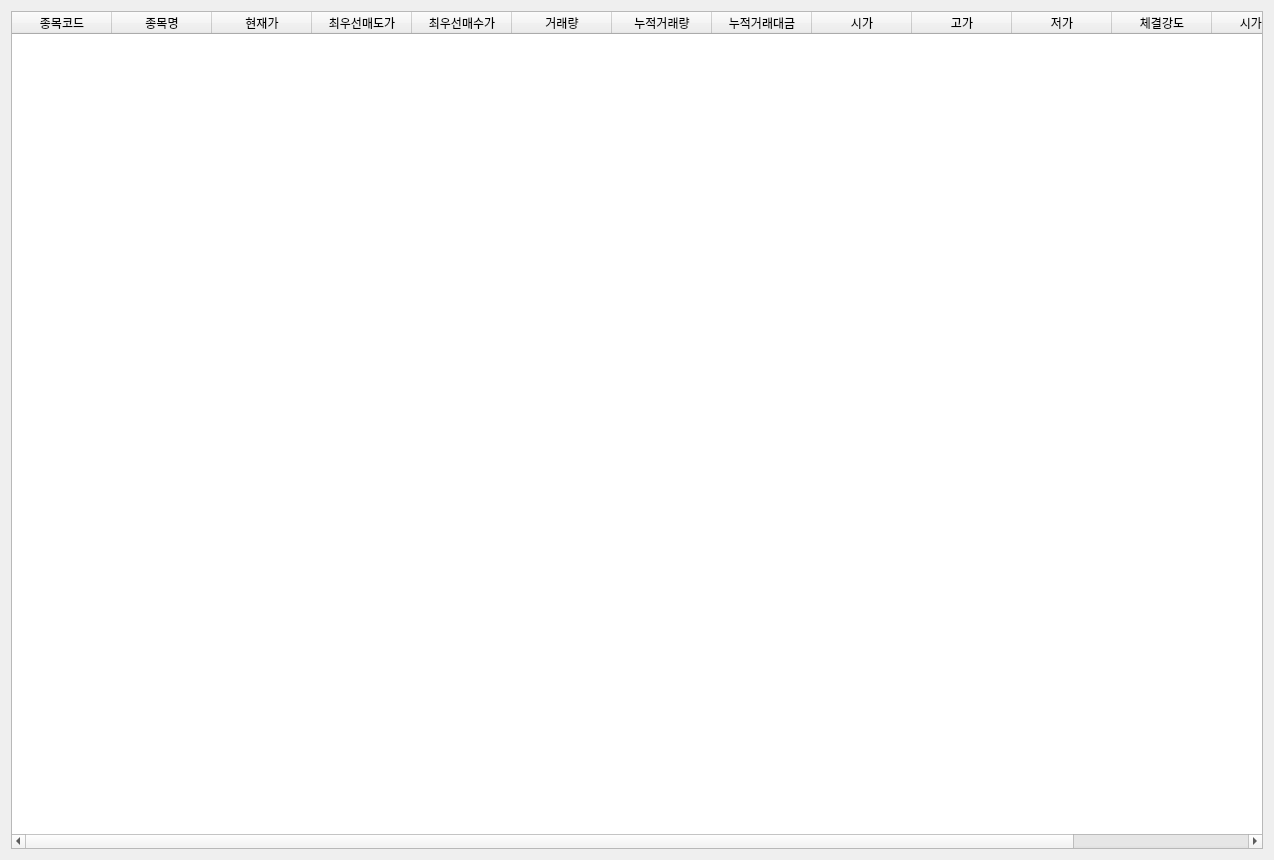
<?xml version="1.0" encoding="UTF-8"?>
<ui version="4.0">
 <class>Form</class>
 <widget class="QWidget" name="Form">
  <property name="geometry">
   <rect>
    <x>0</x>
    <y>0</y>
    <width>1274</width>
    <height>860</height>
   </rect>
  </property>
  <property name="windowTitle">
   <string>Form</string>
  </property>
  <layout class="QVBoxLayout" name="verticalLayout">
   <item>
    <widget class="QTableWidget" name="ovntable">
     <property name="alternatingRowColors">
      <bool>true</bool>
     </property>
     <property name="columnCount">
      <number>14</number>
     </property>
     <column>
      <property name="text">
       <string>종목코드</string>
      </property>
     </column>
     <column>
      <property name="text">
       <string>종목명</string>
      </property>
     </column>
     <column>
      <property name="text">
       <string>현재가</string>
      </property>
     </column>
     <column>
      <property name="text">
       <string>최우선매도가</string>
      </property>
     </column>
     <column>
      <property name="text">
       <string>최우선매수가</string>
      </property>
     </column>
     <column>
      <property name="text">
       <string>거래량</string>
      </property>
     </column>
     <column>
      <property name="text">
       <string>누적거래량</string>
      </property>
     </column>
     <column>
      <property name="text">
       <string>누적거래대금</string>
      </property>
     </column>
     <column>
      <property name="text">
       <string>시가</string>
      </property>
     </column>
     <column>
      <property name="text">
       <string>고가</string>
      </property>
     </column>
     <column>
      <property name="text">
       <string>저가</string>
      </property>
     </column>
     <column>
      <property name="text">
       <string>체결강도</string>
      </property>
     </column>
     <column>
      <property name="text">
       <string>시가총액</string>
      </property>
     </column>
     <column>
      <property name="text">
       <string>이격도(3)</string>
      </property>
     </column>
    </widget>
   </item>
  </layout>
 </widget>
 <resources/>
 <connections/>
</ui>
